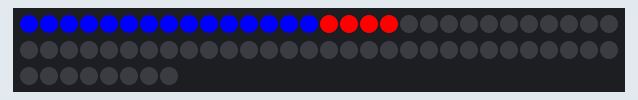
This sketch was run on a simulated Arduino Uno, built for the host (arithmetic inside an expression is 32-bit, double 64-bit). Shown: 68 RGB LEDs in strip order, left to right, continuing on the next row.

Above: at 0.47 s.
At 39.68 s:
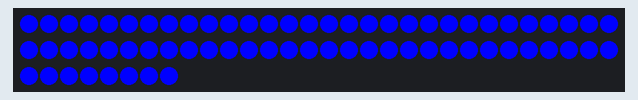

The sketch:

Red_Stripe.ino
```cpp
#include "FastLED.h"

#define NUM_LEDS 68
#define DATA_PIN 6
// Define the array of leds
CRGB leds[NUM_LEDS];

void setup() {
  Serial.begin(9600);
  FastLED.addLeds<NEOPIXEL, DATA_PIN>(leds, NUM_LEDS);
}

void loop() {
  for(int i = -1; i<NUM_LEDS;i++){
      leds[i] = CRGB::Blue;
      delay((int)(20*(NUM_LEDS-i)/NUM_LEDS));
      leds[i+1] = CRGB::Red;
      leds[i+2] = CRGB::Red;
      leds[i+3] = CRGB::Red;
      leds[i+4] = CRGB::Red;
      FastLED.show();
  }

}
```
